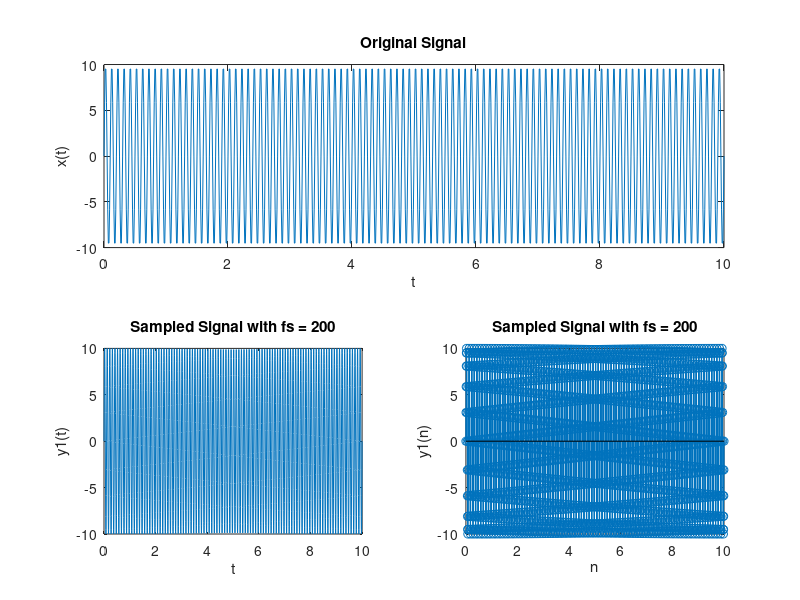
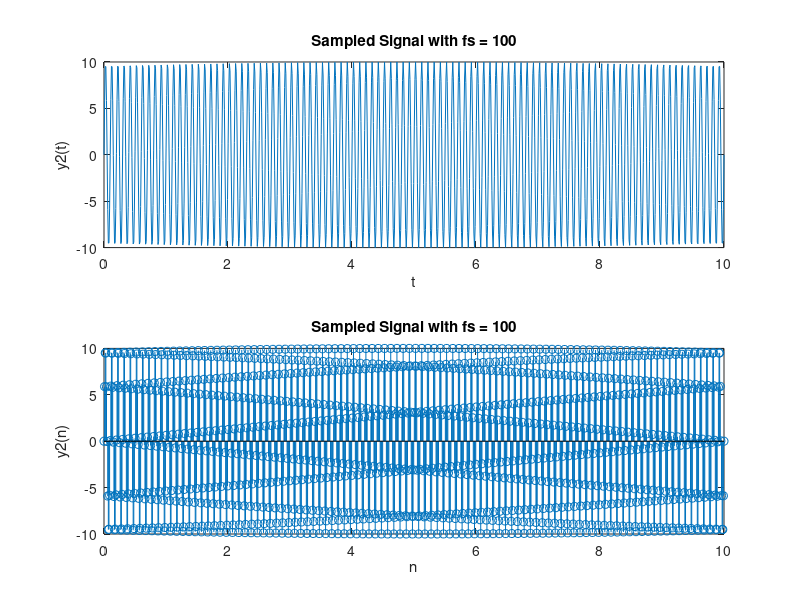
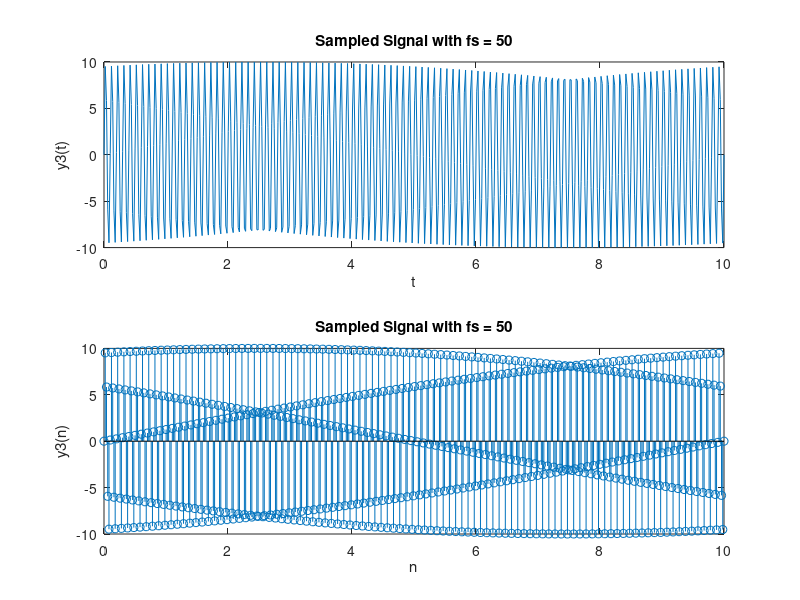
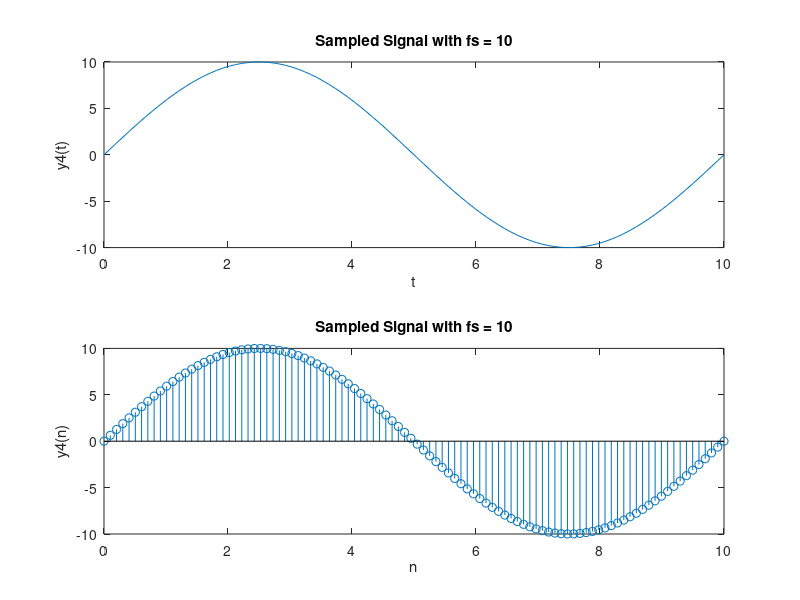

MATLAB code to generate these figures, in order: (Note: this script raises an error after producing the figures.)
clear
t = 0:1/10:100;
x = 10 * (t >= 0);

subplot(2,1,1)
plot(t,x)
xlabel("t")
ylabel("x (v)")
title("Original Signal")

subplot(2,1,2)
stem(t,x)
xlabel("Time (s)")
ylabel("n")
title("Sampled Signal")

%% question 2

clear
Am = 10;
fm = 10;
t = 0:0.01:10;
x = Am * sin(2*pi*fm*t);

fs = 200;
numSamples = round(10 / (1/fs));
s = linspace(0,10,numSamples);

y = Am * sin(2*pi*fm*s);

subplot(2,2,[1 2])
plot(t,x)
title("Original Signal")
xlabel("t")
ylabel("x(t)")

subplot(2,2,3)
plot(s,y)
title("Sampled Signal with fs = 200")
xlabel("t")
ylabel("y1(t)")

subplot(2,2,4)
stem(s,y)
title("Sampled Signal with fs = 200")
xlabel("n")
ylabel("y1(n)")

%% question 3

f1 = figure("Name", "fs = 100");
fs = 100;
numSamples = round(10 / (1/fs));
s = linspace(0,10,numSamples);

y = Am * sin(2*pi*fm*s);

subplot(2,1,1)
plot(s,y)
title("Sampled Signal with fs = 100")
xlabel("t")
ylabel("y2(t)")

subplot(2,1,2)
stem(s,y)
title("Sampled Signal with fs = 100")
xlabel("n")
ylabel("y2(n)")

f2 = figure("Name", "fs = 50");
fs = 50;
numSamples = round(10 / (1/fs));
s = linspace(0,10,numSamples);

y = Am * sin(2*pi*fm*s);

subplot(2,1,1)
plot(s,y)
title("Sampled Signal with fs = 50")
xlabel("t")
ylabel("y3(t)")

subplot(2,1,2)
stem(s,y)
title("Sampled Signal with fs = 50")
xlabel("n")
ylabel("y3(n)")

f4 = figure("Name", "fs = 10");
fs = 10;
numSamples = round(10 / (1/fs));
s = linspace(0,10,numSamples);
y = Am * sin(2*pi*fm*s);

subplot(2,1,1)
plot(s,y)
title("Sampled Signal with fs = 10")
xlabel("t")
ylabel("y4(t)")

subplot(2,1,2)
stem(s,y)
title("Sampled Signal with fs = 10")
xlabel("n")
ylabel("y4(n)")

f3 = figure("Name", "fs = 20");
fs = 20;
numSamples = round(10 / (1/fs));
s = linspace(0,10,numSamples);
y = Am * sin(2*pi*fm*s);

subplot(2,1,1)
plot(s,y)
title("Sampled Signal with fs = 20")
xlabel("t")
ylabel("y5(t)")

subplot(2,1,2)
stem(s,y)
title("Sampled Signal with fs = 20")
xlabel("n")
ylabel("y5(n)")


%% question 4
syms w;
fs=10;
wo=2*pi*fs;

fs1=20;
wo1=2*pi*fs1;

fs2=30;
wo2=2*pi*fs2;

X=0.2 * triangularPulse(w / (20 * pi));
n=-10:10;
X1=0.2*fs * triangularPulse((w-(n*wo)) / (20 * pi));
X2=0.2*fs1 * triangularPulse((w-(n*wo1)) / (20 * pi));
X3=0.2*fs2 * triangularPulse((w-(n*wo2)) / (20 * pi));

subplot(2,2,1)
fplot(X,[-100 100]);
title("Frequency Response")
xlabel("X1(w)")
ylabel("w")
subplot(2,2,2)
fplot(X1,[-100 100])
title("Frequency Response with fs = 10 Hz")
xlabel("X1(w)")
ylabel("w")
subplot(2,2,3)
fplot(X2,[-100 100])
title("Frequency Response with fs = 20 Hz")
xlabel("X1(w)")
ylabel("w")
subplot(2,2,4)
fplot(X3,[-100 100])
title("Frequency Response with fs = 30 Hz")
xlabel("X1(w)")
ylabel("w")

%% question 5
clear
f1 = 10;
f2 = 50;
A1 = 5;
A2 = 10;

t = linspace(0,1,1001);
x1 = A1 * sin(2*pi*f1*t);
x2 = A2 * sin(2*pi*f2*t);
x = x1 + x2;

subplot(2,2,[1 2])
plot(t,x)
title("Original Signal")
xlabel("t")
ylabel("s(t)")

fs = 250;
numSamples = round(1 / (1/fs));
s = linspace(0,1,numSamples);

x1 = A1 * sin(2*pi*f1*s);
x2 = A2 * sin(2*pi*f2*s);
x = x1 + x2;

subplot(2,2,3);
plot(s,x)
title("Sampled Signal with fs = 250")
xlabel("t")
ylabel("y(t)")

subplot(2,2,4);
stem(s,x)
title("Sampled Signal with fs = 250")
xlabel("n")
ylabel("y(n)")

%% question 6

t = linspace(0,1,1001);
x1 = A1 * sin(2*pi*f1*t);
x2 = A2 * sin(2*pi*f2*t);
x = x1 + x2;

subplot(2,2,[1 2])
plot(t,x)

fs = 500;
numSamples = round(1 / (1/fs));
s = linspace(0,1,numSamples);

x1 = A1 * sin(2*pi*f1*s);
x2 = A2 * sin(2*pi*f2*s);
x = x1 + x2;

subplot(2,2,3);
plot(s,x)
title("Sampled Signal with fs = 500")
xlabel("t")
ylabel("y(t)")

subplot(2,2,4);
stem(s,x)
title("Sampled Signal with fs = 500")
xlabel("n")
ylabel("y(n)")